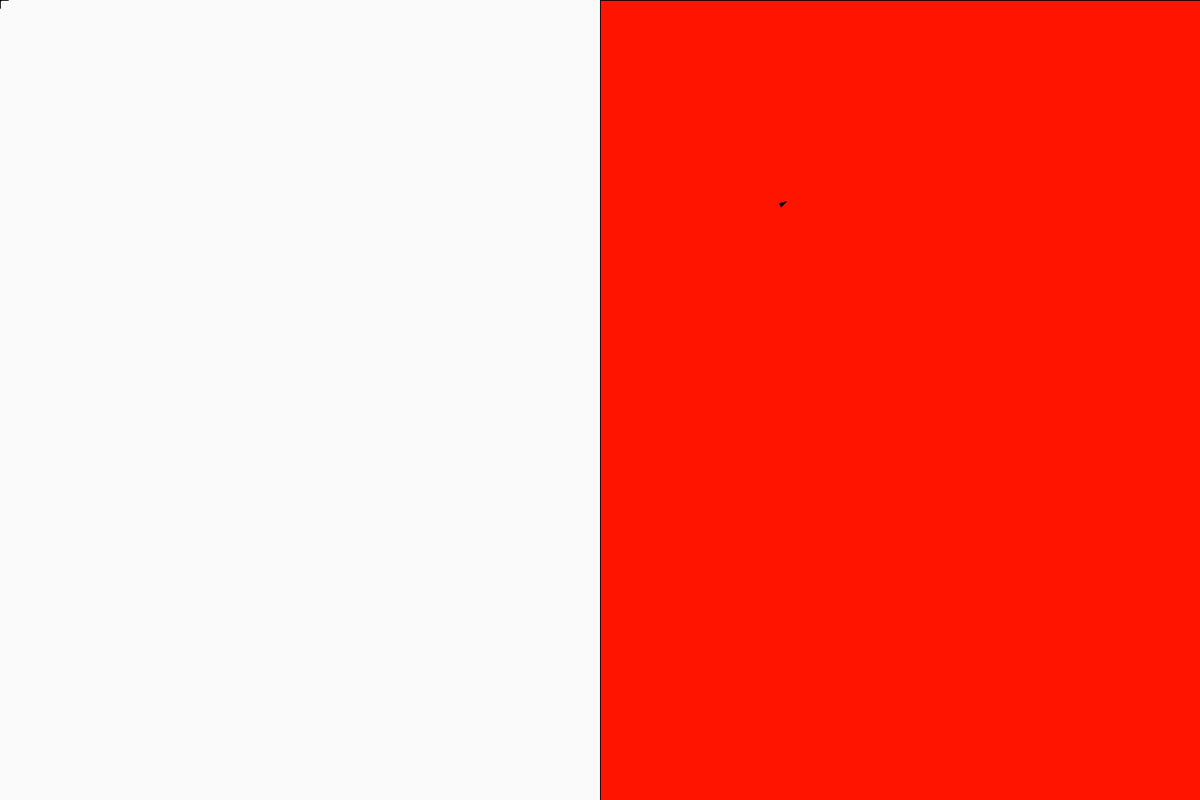
Frame 1 (no input)
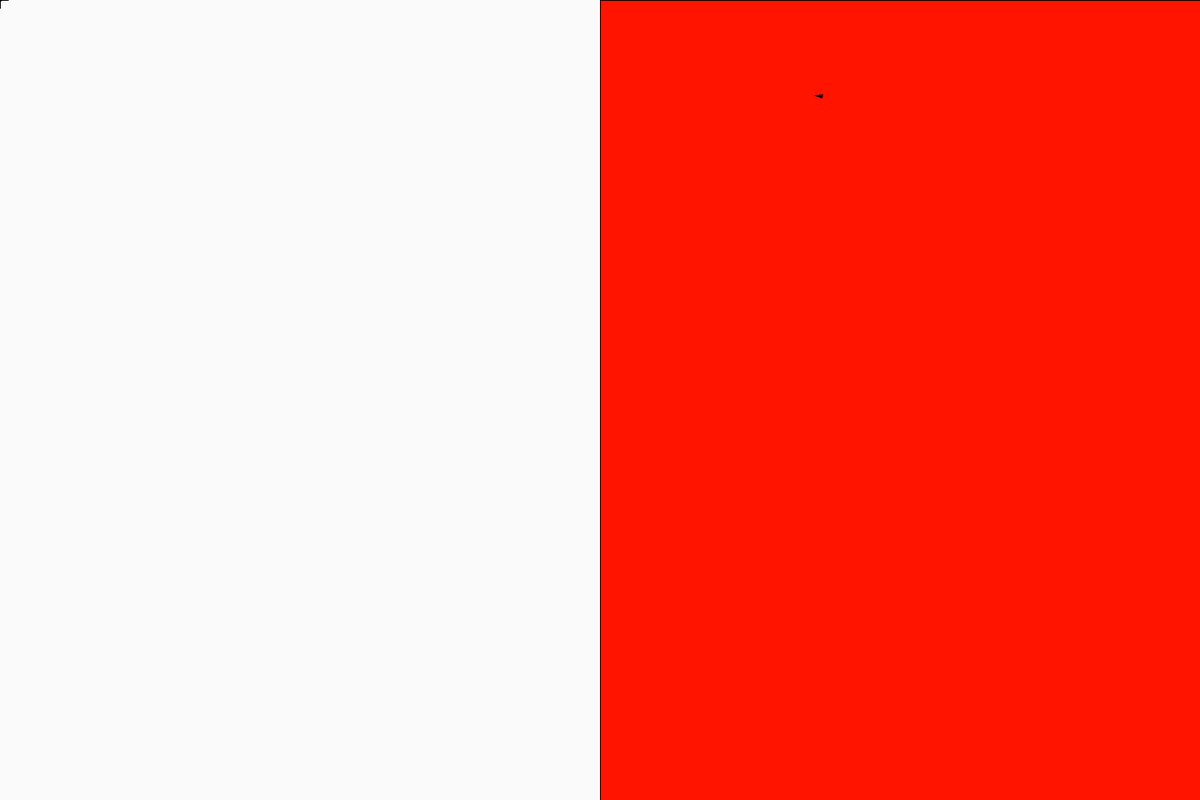
Frame 60 (the mouse pressed at the canvas centre just before this capture)
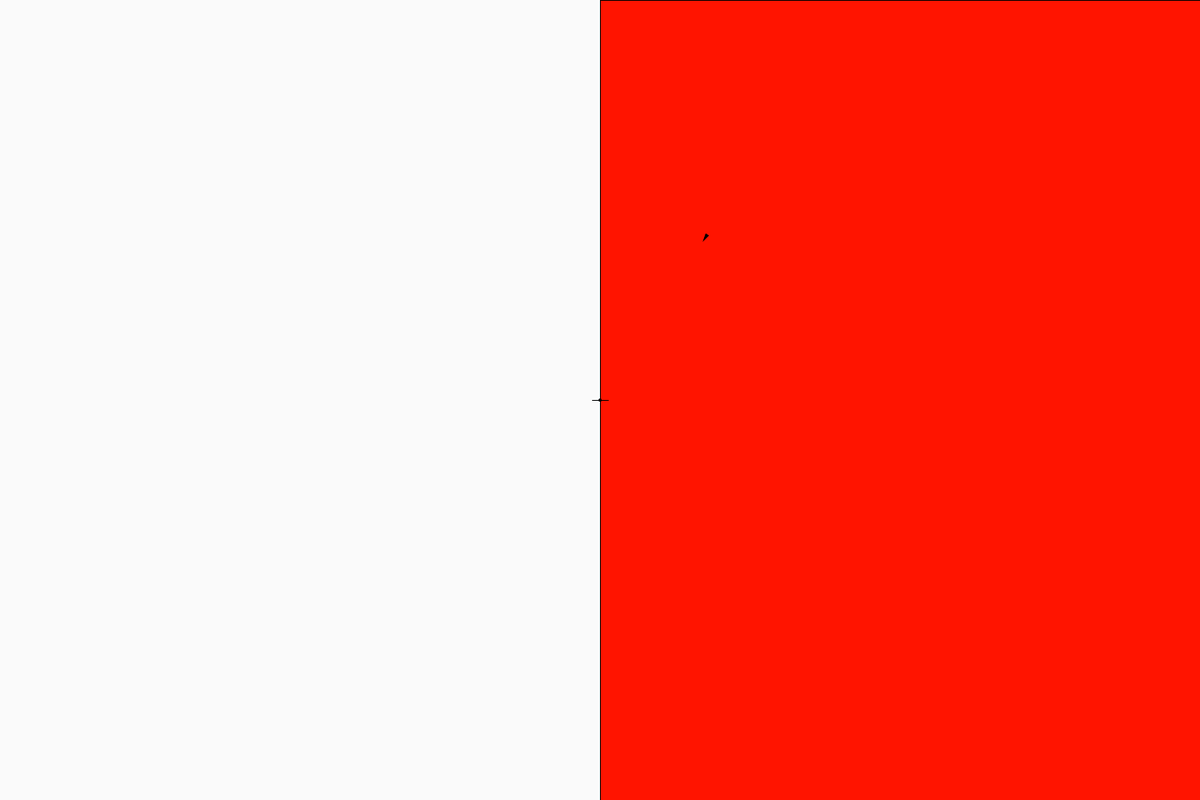
Frame 120 (the mouse held since frame 60 and released just before this capture)

The Processing sketch that drew these frames (run headless with seeded random() and noise(); from frame 60 on, the mouse is pressed at the canvas centre):

// Processing sketch: The_environmentCar
// ── The_environmentCar.pde
Target target;
Vehicle vehicle;
area area;

void setup()
{
  size(1500,1000);
  target = new Target();
  vehicle = new Vehicle(target,2);
  area = new area(width/2,8,4,0.1,0.3,vehicle);
}

void draw()
{
  background(250);
  area.move();
  target.display(mouseX,mouseY);
  vehicle.move();
}
// ── Target.pde
class Target
{
 PVector location;
 float len;
 
 Target()
 {
    
 }
  
  void display(float x,float y)
  {
    location = new PVector(x,y);
    fill(0);
    pushMatrix();
    translate(x,y);
    ellipse(0,0,3,3);
    line(0,0,10,0);
    line(0,0,-10,0);
    line(0,0,0,10);
    line(0,0,0,-10);
    popMatrix();
    noFill();
  }
}
// ── Vehicle.pde
  class Vehicle
{
 Target target;
 PVector location ;
 PVector velocity;
 PVector acceleration;
 float maxSpeed;
 float maxForce;
 float angle;
 float r;
 Vehicle(Target _target,float _r)
 {
    location = new PVector(random(0,width),random(0,height));
    velocity = new PVector(random(-10,10),random(-10,10));
    acceleration = new PVector();
    angle = 0;
    target = _target;
    r= _r;
 }
  
  void applyForce(PVector force)
  {
    PVector f = force;
    acceleration.add(f);
  }
  
  void display()
  {
    angle = velocity.heading2D()+PI/2;
    fill(0);
    pushMatrix();
    translate(location.x,location.y);
    rotate(angle);
    beginShape();
    vertex(0,-r*2);
    vertex(-r,r*2);
    vertex(r,r*2);
    endShape(CLOSE);
    popMatrix();
    noFill();
    
  }
  
  void seek()
  {
    PVector desired = PVector.sub(target.location,location);
    desired.normalize();
    desired.mult(maxSpeed);
    PVector turnForce = PVector.sub(desired,velocity);
    turnForce.limit(maxForce);
    
    applyForce(turnForce);
  }
  
  void update()
  {
    velocity.add(acceleration);
    location.add(velocity);
    acceleration.mult(0);
  }
  
  void isOutSide()
 {
    if(location.x<-50||location.x>width+50)
    {
      velocity.x = -velocity.x;
    }
     
     if(location.y<-50||location.y>height+50)
     {
       velocity.y = -velocity.y;
     }
 }
 
 void changeData(float s,float f)
 {
   maxSpeed = s;
   maxForce = f;
 }
  void move()
  {
    seek();
    update();
    display();
    isOutSide();
  }
}
// ── area.pde
 class area
{
  Vehicle vehicle;
  float leftMaxSpeed;
  float rightMaxForce;
  float rightMaxSpeed;
  float leftMaxForce;
  float area;
  
  area(float _area,float s1,float s2,float f1,float f2,Vehicle _vehicle)
  {
    area = _area;
   leftMaxSpeed = s1;
   rightMaxSpeed = s2;
   leftMaxForce = f1;
   rightMaxForce =f2;
   vehicle = _vehicle;
  }
  
  void setAreaData(float lf,float rf,float ls,float rs)
  {
    leftMaxSpeed = ls;
    rightMaxSpeed = rs;
    leftMaxForce = lf;
    rightMaxForce = rf;
  }
  
  void perception()
  {
    PVector location = vehicle.location;
    if(location.x<area)
    {
      vehicle.changeData(leftMaxSpeed,leftMaxForce);
    }else 
    {
      vehicle.changeData(rightMaxSpeed,rightMaxForce);
    }
    
  }
  
  void display()
  {
    /*stroke(0);
    strokeWeight(3);
    fill(150);
    beginShape();
    vertex(0,0);
    vertex(0,area);
    vertex(area,height);
    vertex(0,height);
    endShape(CLOSE);
    noFill();*/
    
    fill(255,20,0);
    beginShape();
    vertex(area,0);
    vertex(width,0);
    vertex(width,height);
    vertex(area,height);
    endShape(CLOSE);
    noFill();
  }
  
  void move()
  {
    perception();
    display();
  }
}
